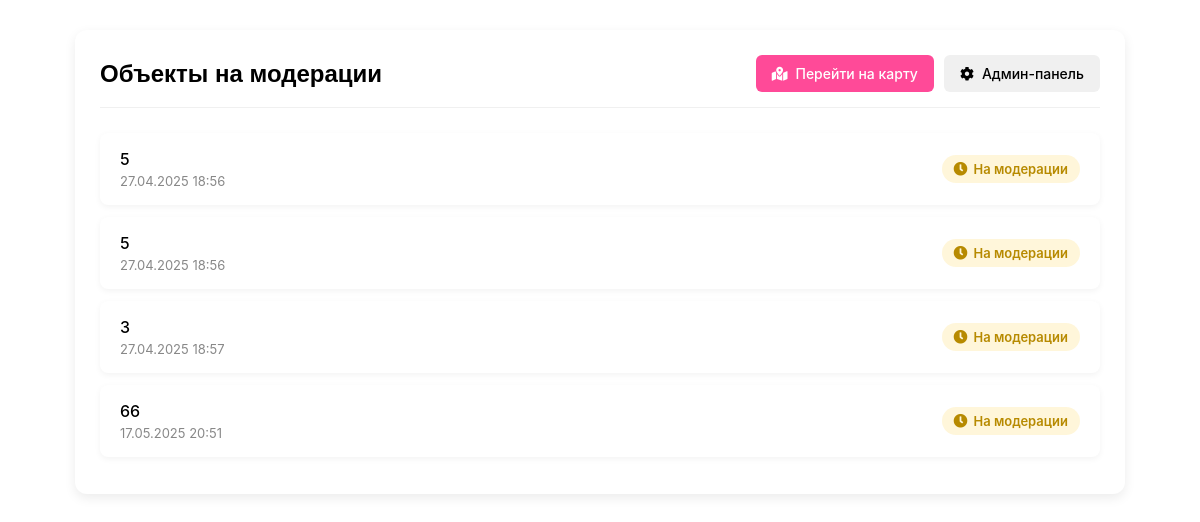
The page /moderate/ (signed in) on the database as committed earlier.
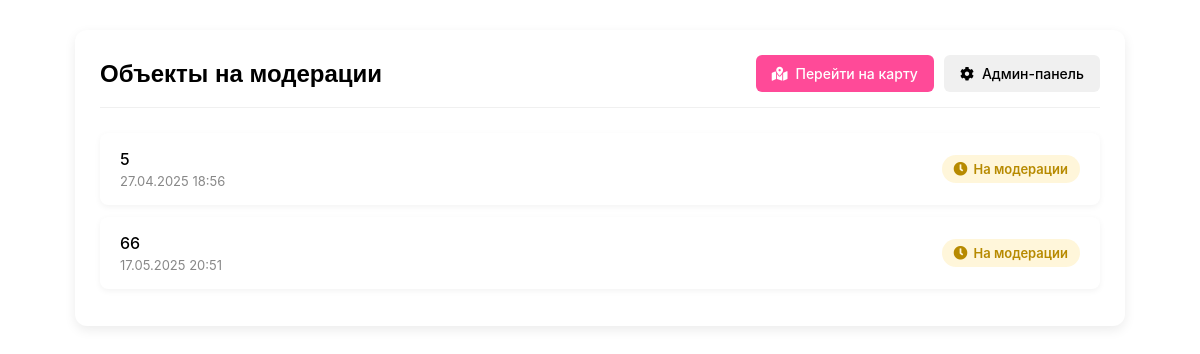
The same page on the database as committed later.
### map/models.py (models this page shows, shortened)
class cityObject(models.Model):
    CATEGORY_CHOICES = [
        ('toilet', 'Санузел'),
        ('water', 'Пополнение воды'),
        ('rest', 'Зона отдыха'),
    ]
    MODERATION_STATUS = (
        ('pending', 'На модерации'),
        ('approved', 'Одобрено'),
        ('rejected', 'Отклонено'),
    )
    lng = models.FloatField()
    lat = models.FloatField()
    title = models.CharField(max_length=100)
    description = models.TextField(blank=True)
    photo = models.ImageField(upload_to='markers/', blank=True, null=True)
    rating = models.IntegerField()
    category = models.CharField(max_length=20, choices=CATEGORY_CHOICES)
    moderated = models.BooleanField(default=False)
    created_at = models.DateTimeField(auto_now_add=True)
    status = models.CharField(
        max_length=10,
        choices=MODERATION_STATUS,
        default='pending',
        verbose_name='Статус модерации'
    )
    moderator = models.ForeignKey(
        User,
        on_delete=models.SET_NULL,
        null=True,
        blank=True,
        related_name='moderated_points',
        verbose_name='Модератор'
    )
    moderation_date = models.DateTimeField(
        null=True,
        blank=True,
        verbose_name='Дата модерации'
    )
    moderation_comment = models.TextField(
        blank=True,
        verbose_name='Комментарий модератора'
    )
    created_by = models.ForeignKey(
        User,
        on_delete=models.SET_NULL,
        null=True,
        related_name='created_objects'
    )
    class Meta:
        permissions = [
            ("can_moderate_cityobjects", "Can moderate city objects"),
        ]

### map/views.py (the view)
# urls.py: path('moderate/', moderate_cityobjects, name='moderate_cityobjects'),
@permission_required('map.can_moderate_cityobjects')
def moderate_cityobjects(request):
    objects = cityObject.objects.filter(status='pending')
    return render(request, 'map/moderate_list.html', {'objects': objects})

### map/templates/map/moderate_list.html (shortened to what this page needs)
{% extends "accounts/base_auth.html" %}
{% load static %}
{% block content %}
<link rel="stylesheet" href="{% static 'css/moderation.css' %}">
<div class="moderation-container">
    <div class="moderation-header">
        <h1>Объекты на модерации</h1>
        <div class="moderation-actions">
            <a href="{% url 'map_view' %}" class="btn btn-primary">
                <i class="fas fa-map-marked-alt"></i> Перейти на карту
            </a>
            {% if request.user.is_superuser %}
            <a href="{% url 'admin:index' %}" class="btn btn-secondary">
                <i class="fas fa-cog"></i> Админ-панель
            </a>
            {% endif %}
        </div>
    </div>
    <div class="moderation-content">
        <ul class="moderation-list">
            {% for obj in objects %}
            <li class="moderation-item">
                <a href="{% url 'moderate_cityobject_detail' obj.id %}" class="moderation-item-link">
                    <div class="item-info">
                        <span class="item-title">{{ obj.title }}</span>
                        <span class="item-date">{{ obj.created_at|date:"d.m.Y H:i" }}</span>
                    </div>
                    <span class="status-badge status-{{ obj.status }}">
                        <i class="status-icon fas
                            {% if obj.status == 'approved' %}fa-check-circle
                            {% elif obj.status == 'rejected' %}fa-times-circle
                            {% else %}fa-clock{% endif %}"></i>
                        {{ obj.get_status_display }}
                    </span>
                </a>
            </li>
            {% empty %}
            <li class="no-items">
                <i class="fas fa-check-circle"></i>
                Нет объектов на модерации
            </li>
            {% endfor %}
        </ul>
    </div>
</div>
{% endblock %}

Rows that differ between the two databases and show on the page:
no longer on this page (row edited): cityObject: title "5", created_at "27.04.2025 18:56", status "На модерации"
no longer on this page (row edited): cityObject: title "3", created_at "27.04.2025 18:57", status "На модерации"
